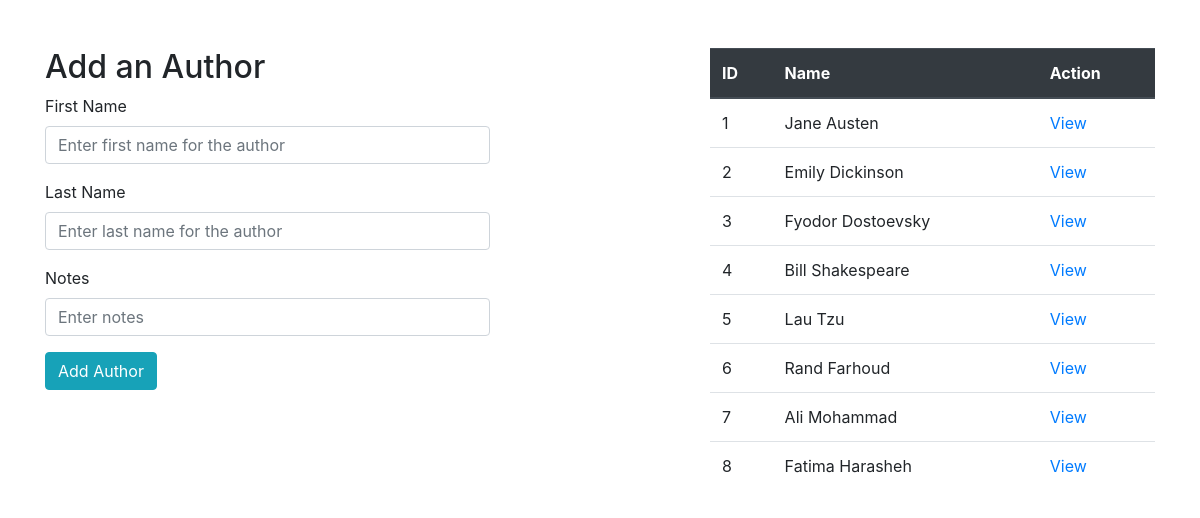
Page /authors on the earlier database version.
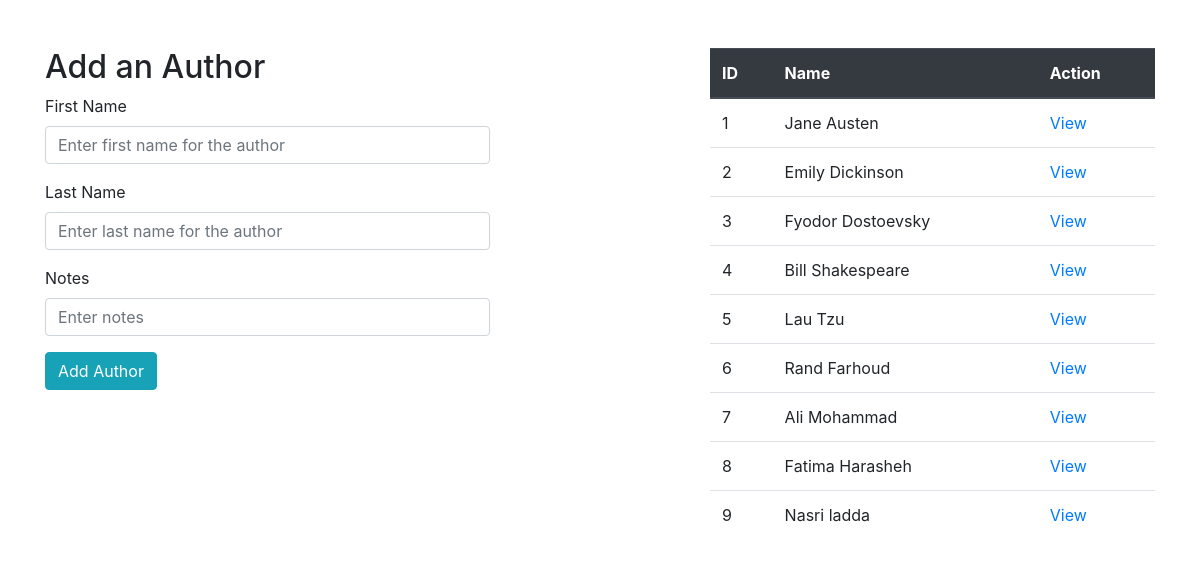
Same page on the later database version.
### books_authors_app/models.py (models this page shows)
class Author(models.Model):
    first_name = models.CharField(max_length=45)
    last_name = models.CharField(max_length=45)
    created_at = models.DateTimeField(auto_now_add=True)
    updated_at = models.DateTimeField(auto_now=True)
    notes = models.TextField(default = "empty")
    books = models.ManyToManyField(Book, related_name='authors')

### books_authors_app/views.py (the view)
# urls.py: path('authors',views.show_authors),
def show_authors(request):
    context = {
        'authors': models.get_all_authors(),
    }
    return render (request, "authors.html", context)

### books_authors_app/models.py (called while the page is built)
def get_all_authors():
    return Author.objects.all()

### books_authors_app/templates/authors.html (shortened to what this page needs)
<!DOCTYPE html>
<html lang="en">
<head>
    {% load static %}
    <link rel="stylesheet" href="{% static 'css/style.css' %}">
    <link href="https://stackpath.bootstrapcdn.com/bootstrap/4.5.2/css/bootstrap.min.css" rel="stylesheet">
</head>
<body>
    <div class="container">
        <div class="row mt-5">
            <div class="col-md-5">
                <h2>Add an Author</h2>
                <form action="/add_author" method="post" class="needs-validation" novalidate>
                    <div class="form-group">
                        <label for="first_name">First Name</label>
                        <input type="text" class="form-control" id="first_name" name="first_name"
                            placeholder="Enter first name for the author" required>
                    </div>
                    <div class="form-group">
                        <label for="last_name">Last Name</label>
                        <input type="text" class="form-control" id="last_name" name="last_name"
                            placeholder="Enter last name for the author" required>
                    </div>
                    <div class="form-group">
                        <label for="notes">Notes</label>
                        <input type="text" class="form-control" id="notes" name="notes" placeholder="Enter notes"
                            required>
                    </div>
                    <button type="submit" class="btn btn-info">Add Author</button>
                </form>
            </div>
            <div class="col-md-2"></div>
            <div class="col-md-5">
                <table class="table table-hover">
                    <thead class="thead-dark">
                        <tr>
                            <th>ID</th>
                            <th>Name</th>
                            <th>Action</th>
                        </tr>
                    </thead>
                    <tbody>
                        {% for author in authors %}
                        <tr>
                            <td>{{ author.id }}</td>
                            <td>{{ author.first_name }} {{ author.last_name }}</td>
                            <td><a href="/authors/{{ author.id }}">View</a></td>
                        </tr>
                        {% endfor %}
                    </tbody>
                </table>
            </div>
        </div>
    </div>
</body>
</html>

Differences in the rows shown:
added Author: id "9", first_name "Nasri", last_name "ladda"
